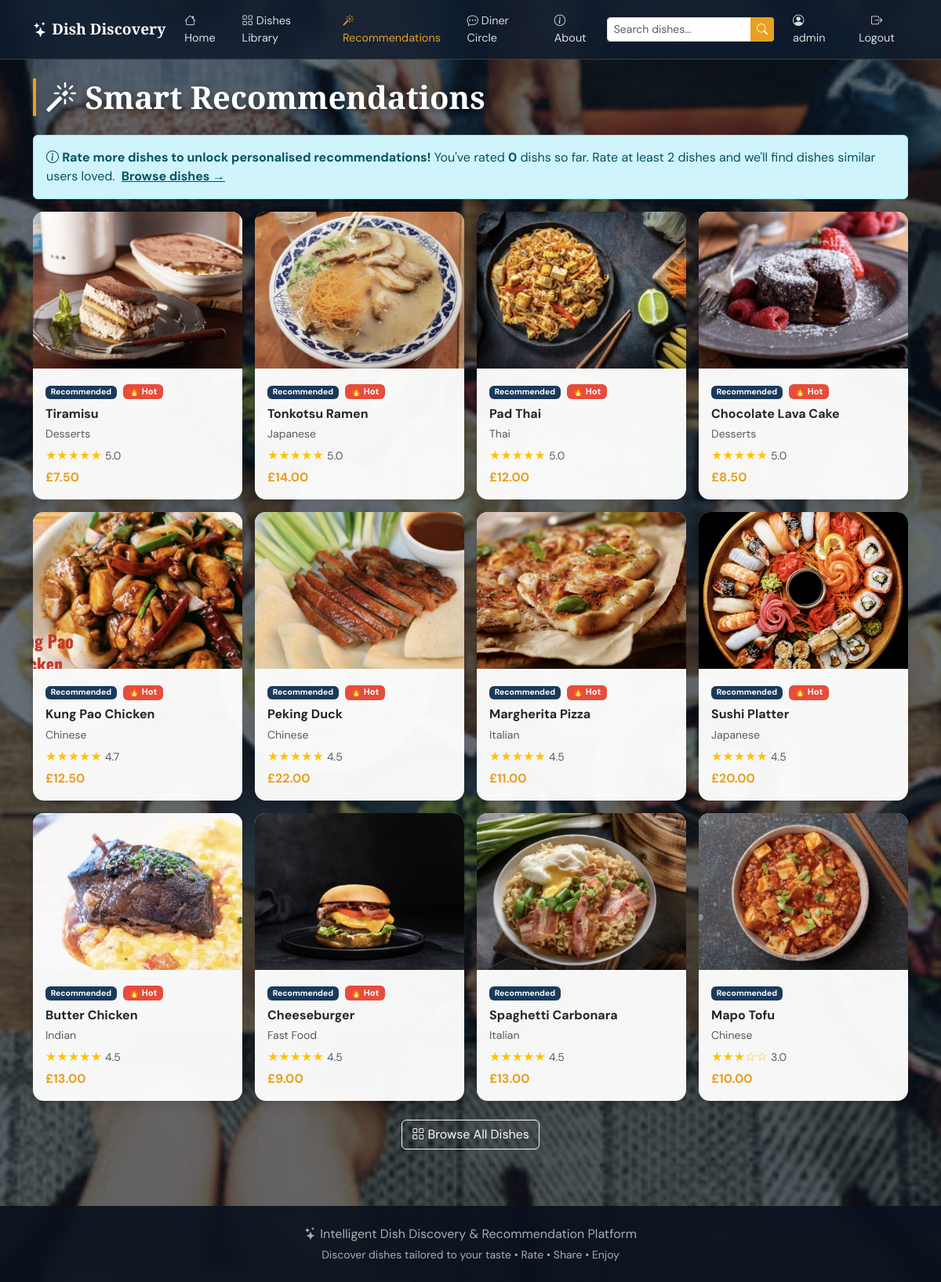
/recommendations/ (signed in), run on the app's committed database.
### core/models.py (models this page shows, shortened)
class User(AbstractUser):
    ROLE_CHOICES = [('user', 'User'), ('admin', 'Admin')]
    avatar = models.ImageField(upload_to='avatars/', blank=True, null=True)
    role = models.CharField(max_length=10, choices=ROLE_CHOICES, default='user')

class Item(models.Model):
    category = models.ForeignKey(Category, on_delete=models.SET_NULL, null=True, related_name='items')
    name = models.CharField(max_length=200)
    description = models.TextField(blank=True)
    image_url = models.ImageField(upload_to='dishes/', blank=True, null=True)
    avg_rating = models.FloatField(default=0.0)
    price = models.DecimalField(max_digits=8, decimal_places=2, default=0.00)
    is_hot = models.BooleanField(default=False)
    created_at = models.DateTimeField(auto_now_add=True)
    class Meta:
        ordering = ['-created_at']

class Category(models.Model):
    name = models.CharField(max_length=100, unique=True)
    description = models.TextField(blank=True)
    icon = models.CharField(max_length=50, blank=True)
    sort_order = models.IntegerField(default=0)
    class Meta:
        ordering = ['sort_order', 'name']
        verbose_name_plural = 'Categories'

### core/views.py (the view)
# urls.py: path('recommendations/', views.recommendations_view, name='recommendations'),
@login_required
def recommendations_view(request):
    recommended = get_recommendations(request.user, limit=12)
    user_rating_count = UserRating.objects.filter(user=request.user).count()
    context = {
        'recommended': recommended,
        'user_rating_count': user_rating_count,
    }
    return render(request, 'core/recommendations.html', context)

### core/views.py (called while the page is built, shortened)
def get_recommendations(user, limit=8):
    user_ratings = UserRating.objects.filter(user=user)
    if user_ratings.count() < 2:
        rated_ids = user_ratings.values_list('item_id', flat=True)
        return Item.objects.exclude(id__in=rated_ids).order_by('-avg_rating', '-is_hot')[:limit]

### core/templates/core/recommendations.html (shortened to what this page needs)
{% extends 'core/base.html' %}
{% load static %}
{% block page_bg_style %}style="background-image: url('{% static 'photo3.jpg' %}')"{% endblock %}
{% block content %}
<div class="container py-4">
    <h1 class="section-title"><i class="bi bi-magic"></i> Smart Recommendations</h1>
    {% if user_rating_count < 2 %}
    <div class="alert alert-info" role="alert">
        <i class="bi bi-info-circle"></i>
        <strong>Rate more dishes to unlock personalised recommendations!</strong>
        You've rated <strong>{{ user_rating_count }}</strong> dish{{ user_rating_count|pluralize }} so far.
        Rate at least 2 dishes and we'll find dishes similar users loved.
        <a href="{% url 'dishes' %}" class="alert-link ms-1">Browse dishes →</a>
    </div>
    {% else %}
    <p class="mb-4" style="color:rgba(255,255,255,0.88);">
        Based on your <strong>{{ user_rating_count }}</strong> ratings, here are dishes you're likely to enjoy:
    </p>
    {% endif %}
    <div class="row g-3">
        {% for item in recommended %}
        <div class="col-6 col-md-4 col-lg-3">
            <div class="card dish-card h-100">
                <a href="{% url 'dish_detail' item.pk %}" class="text-decoration-none text-dark"
                   aria-label="View {{ item.name }}">
                    {% if item.image_url %}
                    <img src="{{ item.image_url.url }}" class="dish-img" alt="{{ item.name }}">
                    {% else %}
                    <div class="dish-img-placeholder">
                        <span style="font-size:3rem;" role="img" aria-label="Food">🍽️</span>
                    </div>
                    {% endif %}
                    <div class="card-body p-3">
                        <span class="badge" style="background:var(--primary);font-size:0.65rem;">Recommended</span>
                        {% if item.is_hot %}<span class="badge badge-hot ms-1">🔥 Hot</span>{% endif %}
                        <h6 class="card-title mb-1 mt-2 fw-bold">{{ item.name }}</h6>
                        {% if item.category %}<small class="text-muted">{{ item.category.name }}</small>{% endif %}
                        <div class="text-warning mt-1" aria-label="{{ item.avg_rating|floatformat:1 }} out of 5">
                            {% for i in "12345" %}{% if forloop.counter <= item.avg_rating|floatformat:"0"|add:"0" %}★{% else %}☆{% endif %}{% endfor %}
                            <span class="text-muted small">{{ item.avg_rating|floatformat:1 }}</span>
                        </div>
                        {% if item.price %}<p class="mb-0 mt-1 fw-bold" style="color:var(--accent);">£{{ item.price }}</p>{% endif %}
                    </div>
                </a>
            </div>
        </div>
        {% endfor %}
    </div>
    {% if recommended %}
    <div class="text-center mt-4">
        <a href="{% url 'dishes' %}" class="btn btn-outline-light">
            <i class="bi bi-grid"></i> Browse All Dishes
        </a>
    </div>
    {% endif %}
</div>
{% endblock %}

### core/templates/core/base.html (shortened to what this page needs)
<!DOCTYPE html>
<html lang="en">
<head>
    {% load static %}
    <link href="https://cdn.jsdelivr.net/npm/bootstrap@5.3.0/dist/css/bootstrap.min.css" rel="stylesheet">
    <link href="https://cdn.jsdelivr.net/npm/bootstrap-icons@1.11.0/font/bootstrap-icons.css" rel="stylesheet">
</head>
<body>
<div class="page-bg {% block page_bg_class %}{% endblock %}"
     {% block page_bg_style %}{% endblock %}>
<nav class="navbar navbar-expand-lg navbar-dark" aria-label="Main navigation">
    <div class="container">
        <a class="navbar-brand" href="{% url 'home' %}">
            <i class="bi bi-stars"></i> Dish Discovery
        </a>
        <div class="collapse navbar-collapse" id="navbarNav">
            <ul class="navbar-nav me-auto">
                <li class="nav-item">
                    <a class="nav-link {% if request.resolver_match.url_name == 'home' %}active{% endif %}"
                       href="{% url 'home' %}"><i class="bi bi-house"></i> Home</a>
                </li>
                <li class="nav-item">
                    <a class="nav-link {% if request.resolver_match.url_name == 'dishes' %}active{% endif %}"
                       href="{% url 'dishes' %}"><i class="bi bi-grid"></i> Dishes Library</a>
                </li>
                {% if user.is_authenticated %}
                <li class="nav-item">
                    <a class="nav-link {% if request.resolver_match.url_name == 'recommendations' %}active{% endif %}"
                       href="{% url 'recommendations' %}"><i class="bi bi-magic"></i> Recommendations</a>
                </li>
                {% endif %}
                <li class="nav-item">
                    <a class="nav-link {% if 'forum' in request.resolver_match.url_name %}active{% endif %}"
                       href="{% url 'forum' %}"><i class="bi bi-chat-dots"></i> Diner Circle</a>
                </li>
                <li class="nav-item">
                    <a class="nav-link {% if request.resolver_match.url_name == 'about' %}active{% endif %}"
                       href="{% url 'about' %}"><i class="bi bi-info-circle"></i> About</a>
                </li>
            </ul>
            <div class="search-box me-3" role="search">
                <div class="input-group input-group-sm">
                    <input type="text" id="navSearch" class="form-control" placeholder="Search dishes..."
                           aria-label="Search dishes" autocomplete="off">
                    <button class="btn btn-accent" id="navSearchBtn" aria-label="Submit search">
                        <i class="bi bi-search"></i>
                    </button>
                </div>
            </div>
            <ul class="navbar-nav">
                {% if user.is_authenticated %}
                <li class="nav-item">
                    <a class="nav-link" href="{% url 'profile' %}">
                        <i class="bi bi-person-circle"></i> {{ user.username }}
                    </a>
                </li>
                <li class="nav-item">
                    <form method="post" action="{% url 'logout' %}" style="display:inline;">
                        <button type="submit" class="nav-link btn btn-link"
                                style="color:rgba(255,255,255,0.85)!important;">
                            <i class="bi bi-box-arrow-right"></i> Logout
                        </button>
                    </form>
                </li>
                {% endif %}
            </ul>
        </div>
    </div>
</nav>
<main id="main-content">
    {% block content %}{% endblock %}
</main>
<footer class="py-4 mt-5">
    <div class="container text-center">
        <p class="mb-1"><i class="bi bi-stars"></i> Intelligent Dish Discovery & Recommendation Platform</p>
        <p class="small mb-0">Discover dishes tailored to your taste &bull; Rate &bull; Share &bull; Enjoy</p>
    </div>
</footer>
</div>
</body>
</html>

### core/templates/core/base.html (style rules this page uses)
:root { --primary: #1a3a5c; --accent: #e8a020; --light-bg: #f0f8ff; --overlay: rgba(10, 20, 35, 0.60); }
body { font-family: 'DM Sans', sans-serif; background: #1a2535; }
.page-bg { min-height: 100vh; background-size: cover; background-position: center; background-attachment: fixed; position: relative; display: flex; flex-direction: column; }
.page-bg main { flex: 1; }
.page-bg::before { content: ''; position: fixed; inset: 0; background: var(--overlay); z-index: 0; pointer-events: none; }
.page-bg > nav, .page-bg > div, .page-bg > main, .page-bg > footer { position: relative; z-index: 1; }
.navbar { background: rgba(15, 28, 46, 0.88) !important; backdrop-filter: blur(10px); border-bottom: 1px solid rgba(232, 160, 32, 0.25); }
.navbar-brand { font-family: 'Playfair Display', serif; font-weight: 700; font-size: 1.2rem; color: #fff !important; }
.nav-link { color: rgba(255,255,255,0.85) !important; font-size: 0.9rem; }
.nav-link:hover, .nav-link.active { color: var(--accent) !important; }
.btn-accent { background: var(--accent); color: #fff; border: none; font-weight: 600; }
.card { border: none; box-shadow: 0 2px 16px rgba(0,0,0,0.12); border-radius: 14px; background: rgba(255,255,255,0.96); }
.dish-card { transition: transform 0.2s, box-shadow 0.2s; cursor: pointer; }
.dish-img { height: 200px; object-fit: cover; border-radius: 14px 14px 0 0; width: 100%; }
.section-title { font-family: 'Playfair Display', serif; color: #fff; font-weight: 700; border-left: 4px solid var(--accent); padding-left: 12px; margin-bottom: 1.5rem; text-shadow: 0 2px 8px rgba(0,0,0,0.5); }
.badge-hot { background: #e74c3c; color: #fff; font-size: 0.7rem; }
footer { background: rgba(10, 18, 30, 0.92); color: rgba(255,255,255,0.65); backdrop-filter: blur(8px); }
.search-box { max-width: 400px; position: relative; }
.btn, .nav-link, .star { min-height: 24px; min-width: 24px; }

### data on the page
User: username "admin"
Item: image_url (picture), is_hot "🔥 Hot", name "Tiramisu", category.name "Desserts", avg_rating "5.0", price "7.50"
Item: image_url (picture), is_hot "🔥 Hot", name "Tonkotsu Ramen", category.name "Japanese", avg_rating "5.0", price "14.00"
Item: image_url (picture), is_hot "🔥 Hot", name "Pad Thai", category.name "Thai", avg_rating "5.0", price "12.00"
Item: image_url (picture), is_hot "🔥 Hot", name "Chocolate Lava Cake", category.name "Desserts", avg_rating "5.0", price "8.50"
Item: image_url (picture), is_hot "🔥 Hot", name "Kung Pao Chicken", category.name "Chinese", avg_rating "4.7", price "12.50"
Item: image_url (picture), is_hot "🔥 Hot", name "Peking Duck", category.name "Chinese", avg_rating "4.5", price "22.00"
Item: image_url (picture), is_hot "🔥 Hot", name "Margherita Pizza", category.name "Italian", avg_rating "4.5", price "11.00"
Item: image_url (picture), is_hot "🔥 Hot", name "Sushi Platter", category.name "Japanese", avg_rating "4.5", price "20.00"
Item: image_url (picture), is_hot "🔥 Hot", name "Butter Chicken", category.name "Indian", avg_rating "4.5", price "13.00"
Item: image_url (picture), is_hot "🔥 Hot", name "Cheeseburger", category.name "Fast Food", avg_rating "4.5", price "9.00"
Item: image_url (picture), name "Spaghetti Carbonara", category.name "Italian", avg_rating "4.5", price "13.00"
Item: image_url (picture), name "Mapo Tofu", category.name "Chinese", avg_rating "3.0", price "10.00"

### other printed values
{{ user_rating_count }} "0"
